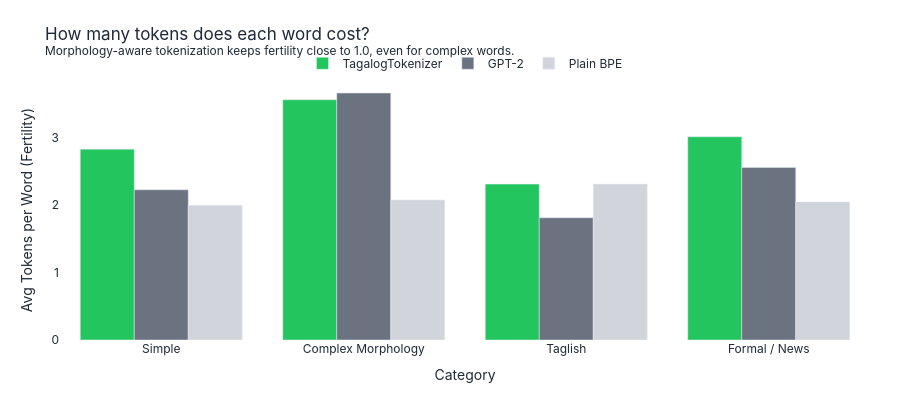

This figure's notebook cell:
### Markdown cell above
## Which tokenizer is most efficient per word?
*Lower fertility means the tokenizer compresses Filipino words better.*

### Code cell
cat_names = list(SENTENCES.keys())
morph_ferts, gpt2_ferts, plain_ferts = [], [], []
for cat in cat_names:
    cat_results = [r for r in results if r["category"] == cat]
    morph_ferts.append(sum(r["morph_fert"] for r in cat_results) / len(cat_results))
    gpt2_ferts.append(sum(r["gpt2_fert"] for r in cat_results) / len(cat_results))
    plain_ferts.append(sum(r["plain_fert"] for r in cat_results) / len(cat_results))

fig2 = go.Figure()
fig2.add_trace(go.Bar(name="TagalogTokenizer", x=cat_names, y=morph_ferts, marker_color=GREEN))
fig2.add_trace(go.Bar(name="GPT-2", x=cat_names, y=gpt2_ferts, marker_color=GREY))
fig2.add_trace(go.Bar(name="Plain BPE", x=cat_names, y=plain_ferts, marker_color=GREY_LIGHT))

fig2.update_layout(
    **LAYOUT_DEFAULTS,
    title=dict(text="How many tokens does each word cost?<br>"
               "<sup>Morphology-aware tokenization keeps fertility close to 1.0, even for complex words.</sup>"),
    xaxis_title="Category", yaxis_title="Avg Tokens per Word (Fertility)",
    barmode="group", legend=dict(orientation="h", y=1.12, x=0.5, xanchor="center"),
    height=400,
)
fig2.show()

### Figure 1 — Plotly figure (JSON) as saved in the notebook; plotly's stock layout.template omitted (floating-point values rounded to 4 significant figures)
{"data": [{"marker": {"color": "#22c55e"}, "name": "TagalogTokenizer", "type": "bar", "x": ["Simple", "Complex Morphology", "Taglish", "Formal / News"], "y": [2.833, 3.567, 2.314, 3.017]}, {"marker": {"color": "#6b7280"}, "name": "GPT-2", "type": "bar", "x": ["Simple", "Complex Morphology", "Taglish", "Formal / News"], "y": [2.23, 3.667, 1.814, 2.562]}, {"marker": {"color": "#d1d5db"}, "name": "Plain BPE", "type": "bar", "x": ["Simple", "Complex Morphology", "Taglish", "Formal / News"], "y": [2, 2.08, 2.314, 2.05]}], "layout": {"barmode": "group", "font": {"color": "#1f2937", "family": "Inter, sans-serif"}, "height": 400, "legend": {"orientation": "h", "x": 0.5, "xanchor": "center", "y": 1.12}, "margin": {"b": 60, "l": 60, "r": 30, "t": 80}, "paper_bgcolor": "#ffffff", "plot_bgcolor": "#ffffff", "title": {"text": "How many tokens does each word cost?<br><sup>Morphology-aware tokenization keeps fertility close to 1.0, even for complex words.</sup>"}, "xaxis": {"title": {"text": "Category"}}, "yaxis": {"title": {"text": "Avg Tokens per Word (Fertility)"}}}}
